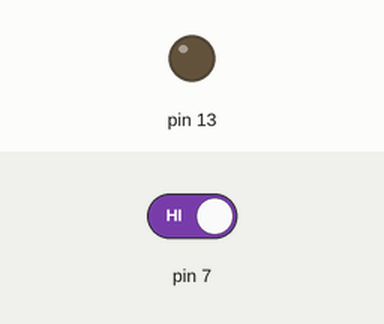
The sketch below on a simulated Arduino Uno, built with avr-gcc and run on an emulated ATmega328P. Parts: output pins drawn as LEDs (lit = HIGH). The inputs (shaded band) are chosen by the test bench; at power-on: pin 7 HIGH. What the sketch prints to the serial monitor is not drawn.

Above: at 1.2 s.
1.3 s: pin 7 driven LOW
At 2.0 s:
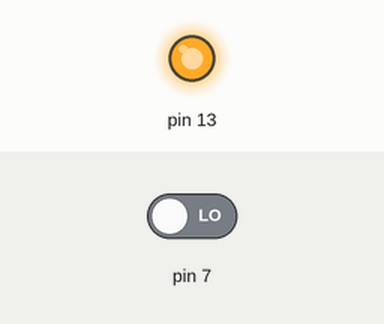
2.8 s: pin 7 driven HIGH
At 3.2 s:
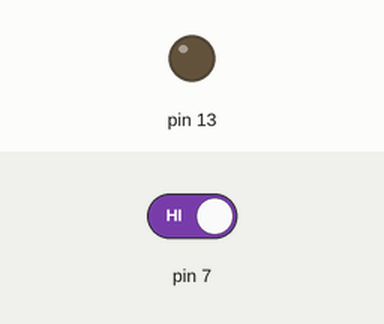
Timing chart, 0 to 5.8 s (numbered marks = the images above; inputs shaded):
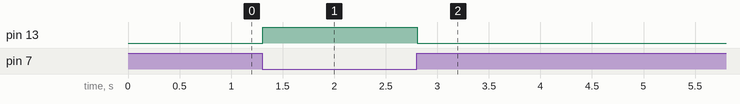

Measured:
- after the input at 1.3 s, pin 13: LOW → HIGH at once
- after the input at 2.8 s, pin 13: HIGH → LOW at once

The sketch:

test_led_sound_sensor.ino
```cpp
void setup() {
  // put your setup code here, to run once:
Serial.begin(9600);
pinMode(13, OUTPUT);
}

void loop() {
  // put your main code here, to run repeatedly:
int a = digitalRead(7);
Serial.println(a);
if(a==0){
digitalWrite(13, HIGH);
delay(500);
}
else{
  digitalWrite(13, LOW);

}

}
```
